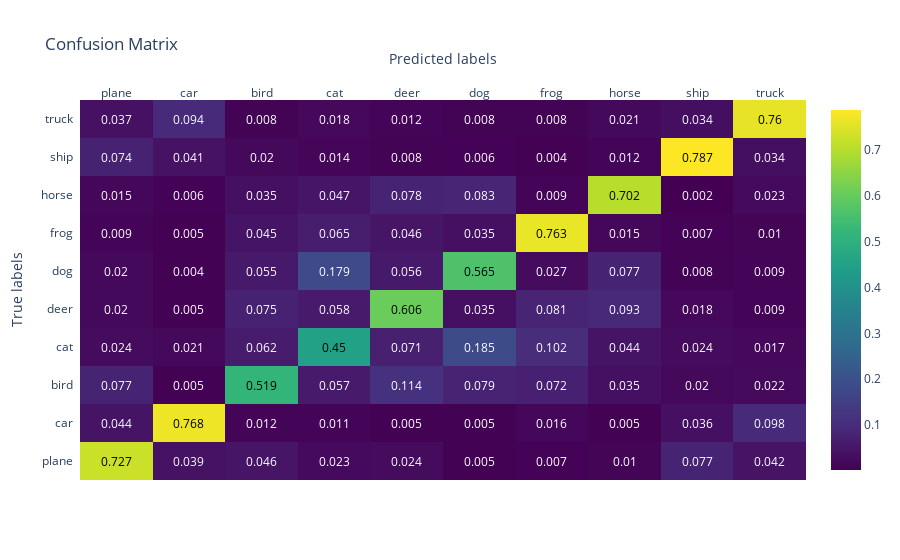

This figure's notebook cell:
### Code cell
from sklearn.metrics import confusion_matrix, classification_report
import plotly.figure_factory as ff # for visualization
import numpy as np

# evaluation loop
model.eval() # set the model to evaluation mode
all_preds = [] # list to store all predictions
all_labels = [] # list to store all labels

# iterate over the test data
with torch.no_grad():
 for inputs, labels in testloader:
  inputs, labels = inputs.to(device), labels.to(device) # move the inputs and labels to the device
  outputs = model(inputs) # forward pass: compute model predictions
  _, preds = torch.max(outputs, 1) # get the predicted class index
  all_preds.extend(preds.cpu().numpy()) # store the predictions
  all_labels.extend(labels.cpu().numpy()) # store the labels

# convert the predictions and labels to numpy arrays
all_preds = np.array(all_preds)
all_labels = np.array(all_labels)

# generate and plot the confusion matrix
conf_matrix = confusion_matrix(all_labels, all_preds, normalize='true')

# plot the confusion matrix using plotly
fig = ff.create_annotated_heatmap(z=conf_matrix, # data for the heatmap
                                  x=classes, # x-axis labels
                                  y=classes, # y-axis labels
                                  colorscale='Viridis', # color scale for the heatmap
                                  showscale=True) # show the color scale

# update layout of the plot
fig.update_layout(title_text='Confusion Matrix', # title of the plot
                  xaxis=dict(title='Predicted labels'), # x-axis title
                  yaxis=dict(title='True labels')) # y-axis title

fig.show()

# generate and print the classification report
class_report = classification_report(all_labels, all_preds, target_names=classes)
print("\nClassification Report:")
print(class_report)

### Figure 1 — Plotly figure (JSON) as saved in the notebook; plotly's stock layout.template omitted (floating-point values rounded to 4 significant figures)
{"data": [{"colorscale": [[0, "#440154"], [0.1111, "#482878"], [0.2222, "#3e4989"], [0.3333, "#31688e"], [0.4444, "#26828e"], [0.5556, "#1f9e89"], [0.6667, "#35b779"], [0.7778, "#6ece58"], [0.8889, "#b5de2b"], [1, "#fde725"]], "reversescale": false, "showscale": true, "type": "heatmap", "x": ["plane", "car", "bird", "cat", "deer", "dog", "frog", "horse", "ship", "truck"], "y": ["plane", "car", "bird", "cat", "deer", "dog", "frog", "horse", "ship", "truck"], "z": [[0.727, 0.039, 0.046, 0.023, 0.024, 0.005, 0.007, 0.01, 0.077, 0.042], [0.044, 0.768, 0.012, 0.011, 0.005, 0.005, 0.016, 0.005, 0.036, 0.098], [0.077, 0.005, 0.519, 0.057, 0.114, 0.079, 0.072, 0.035, 0.02, 0.022], [0.024, 0.021, 0.062, 0.45, 0.071, 0.185, 0.102, 0.044, 0.024, 0.017], [0.02, 0.005, 0.075, 0.058, 0.606, 0.035, 0.081, 0.093, 0.018, 0.009], [0.02, 0.004, 0.055, 0.179, 0.056, 0.565, 0.027, 0.077, 0.008, 0.009], [0.009, 0.005, 0.045, 0.065, 0.046, 0.035, 0.763, 0.015, 0.007, 0.01], [0.015, 0.006, 0.035, 0.047, 0.078, 0.083, 0.009, 0.702, 0.002, 0.023], [0.074, 0.041, 0.02, 0.014, 0.008, 0.006, 0.004, 0.012, 0.787, 0.034], [0.037, 0.094, 0.008, 0.018, 0.012, 0.008, 0.008, 0.021, 0.034, 0.76]]}], "layout": {"annotations": [{"font": {"color": "#000000"}, "showarrow": false, "text": "0.727", "x": "plane", "xref": "x", "y": "plane", "yref": "y"}, {"font": {"color": "#FFFFFF"}, "showarrow": false, "text": "0.039", "x": "car", "xref": "x", "y": "plane", "yref": "y"}, {"font": {"color": "#FFFFFF"}, "showarrow": false, "text": "0.046", "x": "bird", "xref": "x", "y": "plane", "yref": "y"}, {"font": {"color": "#FFFFFF"}, "showarrow": false, "text": "0.023", "x": "cat", "xref": "x", "y": "plane", "yref": "y"}, {"font": {"color": "#FFFFFF"}, "showarrow": false, "text": "0.024", "x": "deer", "xref": "x", "y": "plane", "yref": "y"}, {"font": {"color": "#FFFFFF"}, "showarrow": false, "text": "0.005", "x": "dog", "xref": "x", "y": "plane", "yref": "y"}, {"font": {"color": "#FFFFFF"}, "showarrow": false, "text": "0.007", "x": "frog", "xref": "x", "y": "plane", "yref": "y"}, {"font": {"color": "#FFFFFF"}, "showarrow": false, "text": "0.01", "x": "horse", "xref": "x", "y": "plane", "yref": "y"}, {"font": {"color": "#FFFFFF"}, "showarrow": false, "text": "0.077", "x": "ship", "xref": "x", "y": "plane", "yref": "y"}, {"font": {"color": "#FFFFFF"}, "showarrow": false, "text": "0.042", "x": "truck", "xref": "x", "y": "plane", "yref": "y"}, {"font": {"color": "#FFFFFF"}, "showarrow": false, "text": "0.044", "x": "plane", "xref": "x", "y": "car", "yref": "y"}, {"font": {"color": "#000000"}, "showarrow": false, "text": "0.768", "x": "car", "xref": "x", "y": "car", "yref": "y"}, {"font": {"color": "#FFFFFF"}, "showarrow": false, "text": "0.012", "x": "bird", "xref": "x", "y": "car", "yref": "y"}, {"font": {"color": "#FFFFFF"}, "showarrow": false, "text": "0.011", "x": "cat", "xref": "x", "y": "car", "yref": "y"}, {"font": {"color": "#FFFFFF"}, "showarrow": false, "text": "0.005", "x": "deer", "xref": "x", "y": "car", "yref": "y"}, {"font": {"color": "#FFFFFF"}, "showarrow": false, "text": "0.005", "x": "dog", "xref": "x", "y": "car", "yref": "y"}, {"font": {"color": "#FFFFFF"}, "showarrow": false, "text": "0.016", "x": "frog", "xref": "x", "y": "car", "yref": "y"}, {"font": {"color": "#FFFFFF"}, "showarrow": false, "text": "0.005", "x": "horse", "xref": "x", "y": "car", "yref": "y"}, {"font": {"color": "#FFFFFF"}, "showarrow": false, "text": "0.036", "x": "ship", "xref": "x", "y": "car", "yref": "y"}, {"font": {"color": "#FFFFFF"}, "showarrow": false, "text": "0.098", "x": "truck", "xref": "x", "y": "car", "yref": "y"}, {"font": {"color": "#FFFFFF"}, "showarrow": false, "text": "0.077", "x": "plane", "xref": "x", "y": "bird", "yref": "y"}, {"font": {"color": "#FFFFFF"}, "showarrow": false, "text": "0.005", "x": "car", "xref": "x", "y": "bird", "yref": "y"}, {"font": {"color": "#000000"}, "showarrow": false, "text": "0.519", "x": "bird", "xref": "x", "y": "bird", "yref": "y"}, {"font": {"color": "#FFFFFF"}, "showarrow": false, "text": "0.057", "x": "cat", "xref": "x", "y": "bird", "yref": "y"}, {"font": {"color": "#FFFFFF"}, "showarrow": false, "text": "0.114", "x": "deer", "xref": "x", "y": "bird", "yref": "y"}, {"font": {"color": "#FFFFFF"}, "showarrow": false, "text": "0.079", "x": "dog", "xref": "x", "y": "bird", "yref": "y"}, {"font": {"color": "#FFFFFF"}, "showarrow": false, "text": "0.072", "x": "frog", "xref": "x", "y": "bird", "yref": "y"}, {"font": {"color": "#FFFFFF"}, "showarrow": false, "text": "0.035", "x": "horse", "xref": "x", "y": "bird", "yref": "y"}, {"font": {"color": "#FFFFFF"}, "showarrow": false, "text": "0.02", "x": "ship", "xref": "x", "y": "bird", "yref": "y"}, {"font": {"color": "#FFFFFF"}, "showarrow": false, "text": "0.022", "x": "truck", "xref": "x", "y": "bird", "yref": "y"}, {"font": {"color": "#FFFFFF"}, "showarrow": false, "text": "0.024", "x": "plane", "xref": "x", "y": "cat", "yref": "y"}, {"font": {"color": "#FFFFFF"}, "showarrow": false, "text": "0.021", "x": "car", "xref": "x", "y": "cat", "yref": "y"}, {"font": {"color": "#FFFFFF"}, "showarrow": false, "text": "0.062", "x": "bird", "xref": "x", "y": "cat", "yref": "y"}, {"font": {"color": "#000000"}, "showarrow": false, "text": "0.45", "x": "cat", "xref": "x", "y": "cat", "yref": "y"}, {"font": {"color": "#FFFFFF"}, "showarrow": false, "text": "0.071", "x": "deer", "xref": "x", "y": "cat", "yref": "y"}, {"font": {"color": "#FFFFFF"}, "showarrow": false, "text": "0.185", "x": "dog", "xref": "x", "y": "cat", "yref": "y"}, {"font": {"color": "#FFFFFF"}, "showarrow": false, "text": "0.102", "x": "frog", "xref": "x", "y": "cat", "yref": "y"}, {"font": {"color": "#FFFFFF"}, "showarrow": false, "text": "0.044", "x": "horse", "xref": "x", "y": "cat", "yref": "y"}, {"font": {"color": "#FFFFFF"}, "showarrow": false, "text": "0.024", "x": "ship", "xref": "x", "y": "cat", "yref": "y"}, {"font": {"color": "#FFFFFF"}, "showarrow": false, "text": "0.017", "x": "truck", "xref": "x", "y": "cat", "yref": "y"}, {"font": {"color": "#FFFFFF"}, "showarrow": false, "text": "0.02", "x": "plane", "xref": "x", "y": "deer", "yref": "y"}, {"font": {"color": "#FFFFFF"}, "showarrow": false, "text": "0.005", "x": "car", "xref": "x", "y": "deer", "yref": "y"}, {"font": {"color": "#FFFFFF"}, "showarrow": false, "text": "0.075", "x": "bird", "xref": "x", "y": "deer", "yref": "y"}, {"font": {"color": "#FFFFFF"}, "showarrow": false, "text": "0.058", "x": "cat", "xref": "x", "y": "deer", "yref": "y"}, {"font": {"color": "#000000"}, "showarrow": false, "text": "0.606", "x": "deer", "xref": "x", "y": "deer", "yref": "y"}, {"font": {"color": "#FFFFFF"}, "showarrow": false, "text": "0.035", "x": "dog", "xref": "x", "y": "deer", "yref": "y"}, {"font": {"color": "#FFFFFF"}, "showarrow": false, "text": "0.081", "x": "frog", "xref": "x", "y": "deer", "yref": "y"}, {"font": {"color": "#FFFFFF"}, "showarrow": false, "text": "0.093", "x": "horse", "xref": "x", "y": "deer", "yref": "y"}, {"font": {"color": "#FFFFFF"}, "showarrow": false, "text": "0.018", "x": "ship", "xref": "x", "y": "deer", "yref": "y"}, {"font": {"color": "#FFFFFF"}, "showarrow": false, "text": "0.009", "x": "truck", "xref": "x", "y": "deer", "yref": "y"}, {"font": {"color": "#FFFFFF"}, "showarrow": false, "text": "0.02", "x": "plane", "xref": "x", "y": "dog", "yref": "y"}, {"font": {"color": "#FFFFFF"}, "showarrow": false, "text": "0.004", "x": "car", "xref": "x", "y": "dog", "yref": "y"}, {"font": {"color": "#FFFFFF"}, "showarrow": false, "text": "0.055", "x": "bird", "xref": "x", "y": "dog", "yref": "y"}, {"font": {"color": "#FFFFFF"}, "showarrow": false, "text": "0.179", "x": "cat", "xref": "x", "y": "dog", "yref": "y"}, {"font": {"color": "#FFFFFF"}, "showarrow": false, "text": "0.056", "x": "deer", "xref": "x", "y": "dog", "yref": "y"}, {"font": {"color": "#000000"}, "showarrow": false, "text": "0.565", "x": "dog", "xref": "x", "y": "dog", "yref": "y"}, {"font": {"color": "#FFFFFF"}, "showarrow": false, "text": "0.027", "x": "frog", "xref": "x", "y": "dog", "yref": "y"}, {"font": {"color": "#FFFFFF"}, "showarrow": false, "text": "0.077", "x": "horse", "xref": "x", "y": "dog", "yref": "y"}, {"font": {"color": "#FFFFFF"}, "showarrow": false, "text": "0.008", "x": "ship", "xref": "x", "y": "dog", "yref": "y"}, {"font": {"color": "#FFFFFF"}, "showarrow": false, "text": "0.009", "x": "truck", "xref": "x", "y": "dog", "yref": "y"}, {"font": {"color": "#FFFFFF"}, "showarrow": false, "text": "0.009", "x": "plane", "xref": "x", "y": "frog", "yref": "y"}, {"font": {"color": "#FFFFFF"}, "showarrow": false, "text": "0.005", "x": "car", "xref": "x", "y": "frog", "yref": "y"}, {"font": {"color": "#FFFFFF"}, "showarrow": false, "text": "0.045", "x": "bird", "xref": "x", "y": "frog", "yref": "y"}, {"font": {"color": "#FFFFFF"}, "showarrow": false, "text": "0.065", "x": "cat", "xref": "x", "y": "frog", "yref": "y"}, {"font": {"color": "#FFFFFF"}, "showarrow": false, "text": "0.046", "x": "deer", "xref": "x", "y": "frog", "yref": "y"}, {"font": {"color": "#FFFFFF"}, "showarrow": false, "text": "0.035", "x": "dog", "xref": "x", "y": "frog", "yref": "y"}, {"font": {"color": "#000000"}, "showarrow": false, "text": "0.763", "x": "frog", "xref": "x", "y": "frog", "yref": "y"}, {"font": {"color": "#FFFFFF"}, "showarrow": false, "text": "0.015", "x": "horse", "xref": "x", "y": "frog", "yref": "y"}, {"font": {"color": "#FFFFFF"}, "showarrow": false, "text": "0.007", "x": "ship", "xref": "x", "y": "frog", "yref": "y"}, {"font": {"color": "#FFFFFF"}, "showarrow": false, "text": "0.01", "x": "truck", "xref": "x", "y": "frog", "yref": "y"}, {"font": {"color": "#FFFFFF"}, "showarrow": false, "text": "0.015", "x": "plane", "xref": "x", "y": "horse", "yref": "y"}, {"font": {"color": "#FFFFFF"}, "showarrow": false, "text": "0.006", "x": "car", "xref": "x", "y": "horse", "yref": "y"}, {"font": {"color": "#FFFFFF"}, "showarrow": false, "text": "0.035", "x": "bird", "xref": "x", "y": "horse", "yref": "y"}, {"font": {"color": "#FFFFFF"}, "showarrow": false, "text": "0.047", "x": "cat", "xref": "x", "y": "horse", "yref": "y"}, {"font": {"color": "#FFFFFF"}, "showarrow": false, "text": "0.078", "x": "deer", "xref": "x", "y": "horse", "yref": "y"}, {"font": {"color": "#FFFFFF"}, "showarrow": false, "text": "0.083", "x": "dog", "xref": "x", "y": "horse", "yref": "y"}, {"font": {"color": "#FFFFFF"}, "showarrow": false, "text": "0.009", "x": "frog", "xref": "x", "y": "horse", "yref": "y"}, {"font": {"color": "#000000"}, "showarrow": false, "text": "0.702", "x": "horse", "xref": "x", "y": "horse", "yref": "y"}, {"font": {"color": "#FFFFFF"}, "showarrow": false, "text": "0.002", "x": "ship", "xref": "x", "y": "horse", "yref": "y"}, {"font": {"color": "#FFFFFF"}, "showarrow": false, "text": "0.023", "x": "truck", "xref": "x", "y": "horse", "yref": "y"}, {"font": {"color": "#FFFFFF"}, "showarrow": false, "text": "0.074", "x": "plane", "xref": "x", "y": "ship", "yref": "y"}, {"font": {"color": "#FFFFFF"}, "showarrow": false, "text": "0.041", "x": "car", "xref": "x", "y": "ship", "yref": "y"}, {"font": {"color": "#FFFFFF"}, "showarrow": false, "text": "0.02", "x": "bird", "xref": "x", "y": "ship", "yref": "y"}, {"font": {"color": "#FFFFFF"}, "showarrow": false, "text": "0.014", "x": "cat", "xref": "x", "y": "ship", "yref": "y"}, {"font": {"color": "#FFFFFF"}, "showarrow": false, "text": "0.008", "x": "deer", "xref": "x", "y": "ship", "yref": "y"}, {"font": {"color": "#FFFFFF"}, "showarrow": false, "text": "0.006", "x": "dog", "xref": "x", "y": "ship", "yref": "y"}, {"font": {"color": "#FFFFFF"}, "showarrow": false, "text": "0.004", "x": "frog", "xref": "x", "y": "ship", "yref": "y"}, {"font": {"color": "#FFFFFF"}, "showarrow": false, "text": "0.012", "x": "horse", "xref": "x", "y": "ship", "yref": "y"}, {"font": {"color": "#000000"}, "showarrow": false, "text": "0.787", "x": "ship", "xref": "x", "y": "ship", "yref": "y"}, {"font": {"color": "#FFFFFF"}, "showarrow": false, "text": "0.034", "x": "truck", "xref": "x", "y": "ship", "yref": "y"}, {"font": {"color": "#FFFFFF"}, "showarrow": false, "text": "0.037", "x": "plane", "xref": "x", "y": "truck", "yref": "y"}, {"font": {"color": "#FFFFFF"}, "showarrow": false, "text": "0.094", "x": "car", "xref": "x", "y": "truck", "yref": "y"}, {"font": {"color": "#FFFFFF"}, "showarrow": false, "text": "0.008", "x": "bird", "xref": "x", "y": "truck", "yref": "y"}, {"font": {"color": "#FFFFFF"}, "showarrow": false, "text": "0.018", "x": "cat", "xref": "x", "y": "truck", "yref": "y"}, {"font": {"color": "#FFFFFF"}, "showarrow": false, "text": "0.012", "x": "deer", "xref": "x", "y": "truck", "yref": "y"}, {"font": {"color": "#FFFFFF"}, "showarrow": false, "text": "0.008", "x": "dog", "xref": "x", "y": "truck", "yref": "y"}, {"font": {"color": "#FFFFFF"}, "showarrow": false, "text": "0.008", "x": "frog", "xref": "x", "y": "truck", "yref": "y"}, {"font": {"color": "#FFFFFF"}, "showarrow": false, "text": "0.021", "x": "horse", "xref": "x", "y": "truck", "yref": "y"}, {"font": {"color": "#FFFFFF"}, "showarrow": false, "text": "0.034", "x": "ship", "xref": "x", "y": "truck", "yref": "y"}, {"font": {"color": "#000000"}, "showarrow": false, "text": "0.76", "x": "truck", "xref": "x", "y": "truck", "yref": "y"}], "title": {"text": "Confusion Matrix"}, "xaxis": {"dtick": 1, "gridcolor": "rgb(0, 0, 0)", "side": "top", "ticks": "", "title": {"text": "Predicted labels"}}, "yaxis": {"dtick": 1, "ticks": "", "ticksuffix": "  ", "title": {"text": "True labels"}}}}
